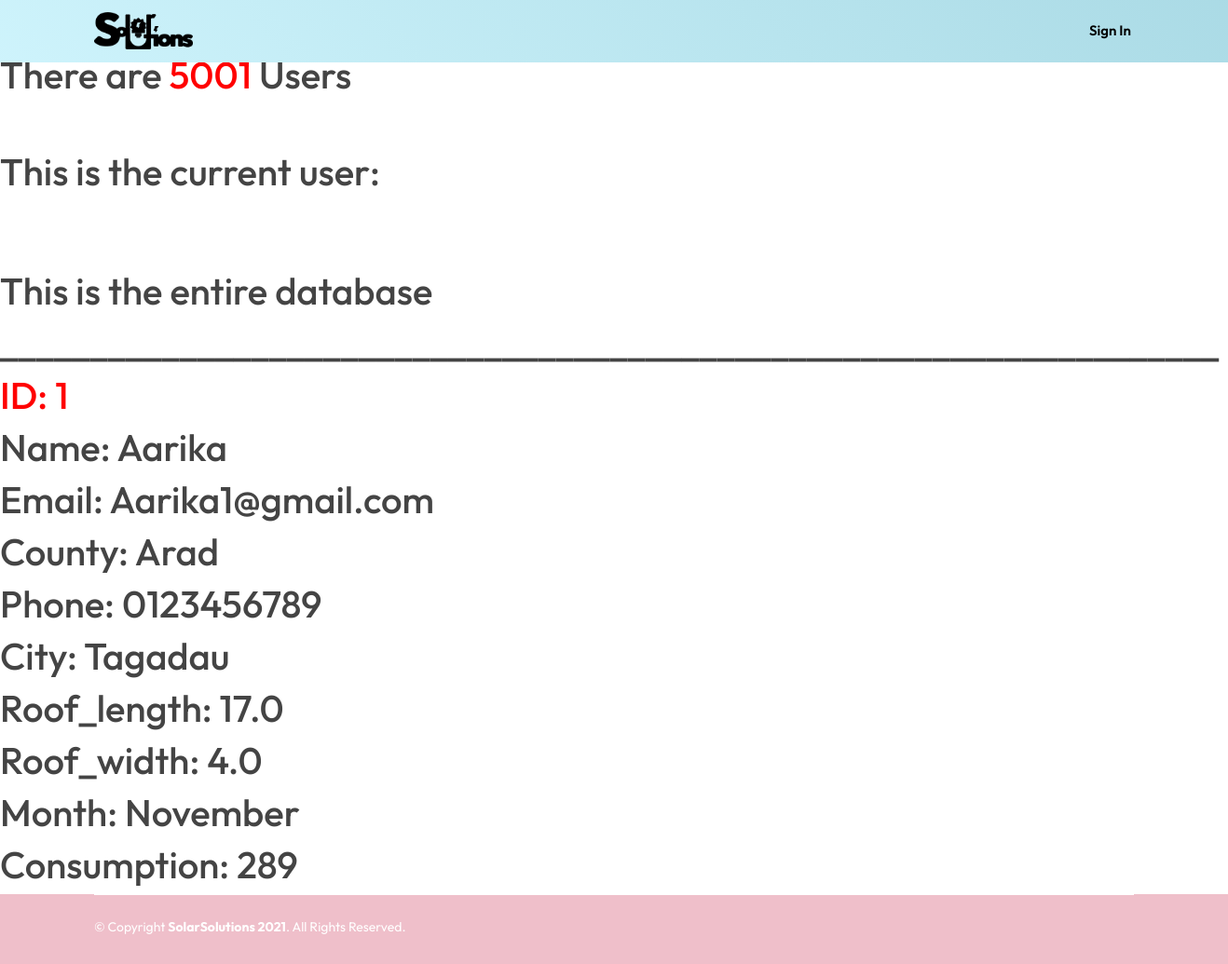
The page /database on the database its author committed.
### website/models.py (models this page shows)
class User(db.Model, UserMixin):
    id = db.Column(db.Integer, primary_key=True)
    name = db.Column(db.String(150))
    email = db.Column(db.String(150), unique=True)
    password = db.Column(db.String(150))
    phone = db.Column(db.String(150))
    county = db.Column(db.String(150))
    city = db.Column(db.String(150))
    roof_length = db.Column(db.Float)
    roof_width = db.Column(db.Float)
    month = db.Column(db.String(150))
    consumption = db.Column(db.Integer)
    budget = db.Column(db.Integer)

### website/views.py (the view)
@views.route('/database')
def database():
    rows = User.query.count()
    return render_template('database.html', user=current_user, show_system=False , table_user=User.query.all(), rows=rows)

### website/templates/database.html (shortened to what this page needs)
{% extends "header_footer_general.html" %}
{% block content %}
<h1>This are all the users</h1>
<h1>There are <span style="color: red;"> {{rows}}</span>  Users</h1>
<br>
<br>
<h1>This is the current user:</h1>
<br>
<br>
<br>
<h1>This is the entire database</h1>
<div style="display: block;">
{% with user = table_user[0] %}
<h1>____________________________________________________________________</h1>
<h1 style="color: red;"> ID: {{user.id}} </h1>
<h1>Name: {{user.name}}</h1>
<h1>Email: {{user.email}}</h1>
<h1>County: {{user.county}}</h1>
<h1>Phone: {{user.phone}}</h1>
<h1>City: {{user.city}}</h1>
<h1>Roof_length: {{user.roof_length}}</h1>
<h1>Roof_width: {{user.roof_width}}</h1>
<h1>Month: {{user.month}}</h1>
<h1>Consumption: {{user.consumption}}</h1>
{% endwith %}
</div>
{% endblock %}

### website/templates/header_footer_general.html (shortened to what this page needs)
<!DOCTYPE html>
<html lang="en">
<head>
  <link rel="stylesheet" type="text/css" href = "{{ url_for('static',filename='assets/vendor/aos/aos.css') }}">
  <link rel="stylesheet" type="text/css" href = "{{ url_for('static',filename='assets/vendor/bootstrap/css/bootstrap.min.css') }}">
  <link rel="stylesheet" type="text/css" href = "{{ url_for('static',filename='assets/vendor/bootstrap-icons/bootstrap-icons.css') }}">
  <link rel="stylesheet" type="text/css" href = "{{ url_for('static',filename='assets/vendor/boxicons/css/boxicons.min.css') }}">
  <link rel="stylesheet" type="text/css" href = "{{ url_for('static',filename='assets/vendor/glightbox/css/glightbox.min.css') }}">
  <link rel="stylesheet" type="text/css" href = "{{ url_for('static',filename='assets/vendor/swiper/swiper-bundle.min.css') }}">
  <link rel="stylesheet" type="text/css" href = "{{ url_for('static',filename='assets/css/style.css') }}">
</head>
<body>
    <header id="header" class="fixed-top header-inner-pages">
    <div class="container d-flex align-items-center justify-content-between">
       <a href="/" class="logo"><img src="{{ url_for('static',filename='assets/img/logo.png') }}" alt="" class="img-fluid"></a>
      <nav id="navbar" class="navbar">
        <ul>
          {% if user.is_authenticated %}
            {% if show_system == true %}
            <li><a class="nav-link scrollto" href="/system">System</a></li>
            <li class="dropdown"><a href="#"><span>Graphs</span> <i class="bi bi-chevron-down"></i></a>
              <ul>
                <li><a href="/graph_consum">Consumption</a></li>
                <li><a href="/graph_cost">Price</a></li>
                <li><a href="/graph_surplus">Surplus</a></li>
              </ul>
            {% endif %}
              <li><a class="nav-link scrollto" href="/profile">Profile</a></li>
              <li><a class="nav-link scrollto" href="/calculator">Calculator</a></li>
          {% else %}
              <li><a class="nav-link scrollto" href="/SIgnInSignUp">Sign In</a></li>
          {% endif %}
        </ul>
      </nav>
    </div>
  </header>
         {% block content %}{% endblock %}
  <footer id="footer">
    <div class="container">
      <div class="copyright-wrap d-md-flex py-4">
        <div class="me-md-auto text-center text-md-start">
          <div class="copyright">
            &copy; Copyright <strong><span>SolarSolutions <script>document.write(new Date().getFullYear());</script></span></strong>. All Rights Reserved.
          </div>
          <div class="credits">
          </div>
        </div>
      </div>
    </div>
  </footer>
</body>
</html>

### website/static/assets/css/style.css (style rules this page uses)
body { font-family: "Outfit", sans-serif; color: #444444; }
a { color: #30849E; text-decoration: none; }
h1, h2, h3, h4, h5, h6 { font-family: "Outfit", sans-serif; }
#header { transition: all 0.5s; z-index: 997; padding: 20px 0; }
#header.header-scrolled, #header.header-inner-pages { background: linear-gradient(45deg, #D3F7FF, #4694a6); background-size: 400% 400%; -webkit-animation: AnimationName 10s ease infinite; -moz-animation: AnimationName 10s ease infinite; animation: AnimationName 10s ease infinite; padding: 12px 0; }
#header .logo { font-size: 32px; margin: 0; padding: 0; line-height: 1; font-weight: 400; letter-spacing: 2px; text-transform: uppercase; }
#header .logo img { max-height: 40px; }
.navbar { padding: 0; }
.navbar ul { margin: 0; padding: 0; display: flex; list-style: none; align-items: center; }
.navbar li { position: relative; }
.navbar > ul > li { padding: 10px 0 10px 24px; }
.navbar a, .navbar a:focus { display: flex; align-items: center; justify-content: space-between; padding: 0 3px; font-family: "Poppins", Outfit; font-size: 15px; font-weight: 600; color: black; white-space: nowrap; transition: 0.3s; position: relative; }
.navbar > ul > li > a:before { content: ""; position: absolute; width: 100%; height: 2px; bottom: -5px; left: 0; background-color: #fff; visibility: hidden; width: 0px; transition: all 0.3s ease-in-out 0s; }
#footer { color: #fff; font-size: 14px; background: #efbfca; background-size: cover; }
#footer .copyright-wrap { border-top: 1px solid #ffffff; }
#footer .credits { padding-top: 5px; font-size: 13px; color: #fff; }

### rows shown on the page
User: id "1", name "Aarika", email "Aarika1@gmail.com", county "Arad", phone "0123456789", city "Tagadau", roof_length "17.0", roof_width "4.0", month "November", consumption "289"

### other values the page prints
{{ rows }} "5001"
